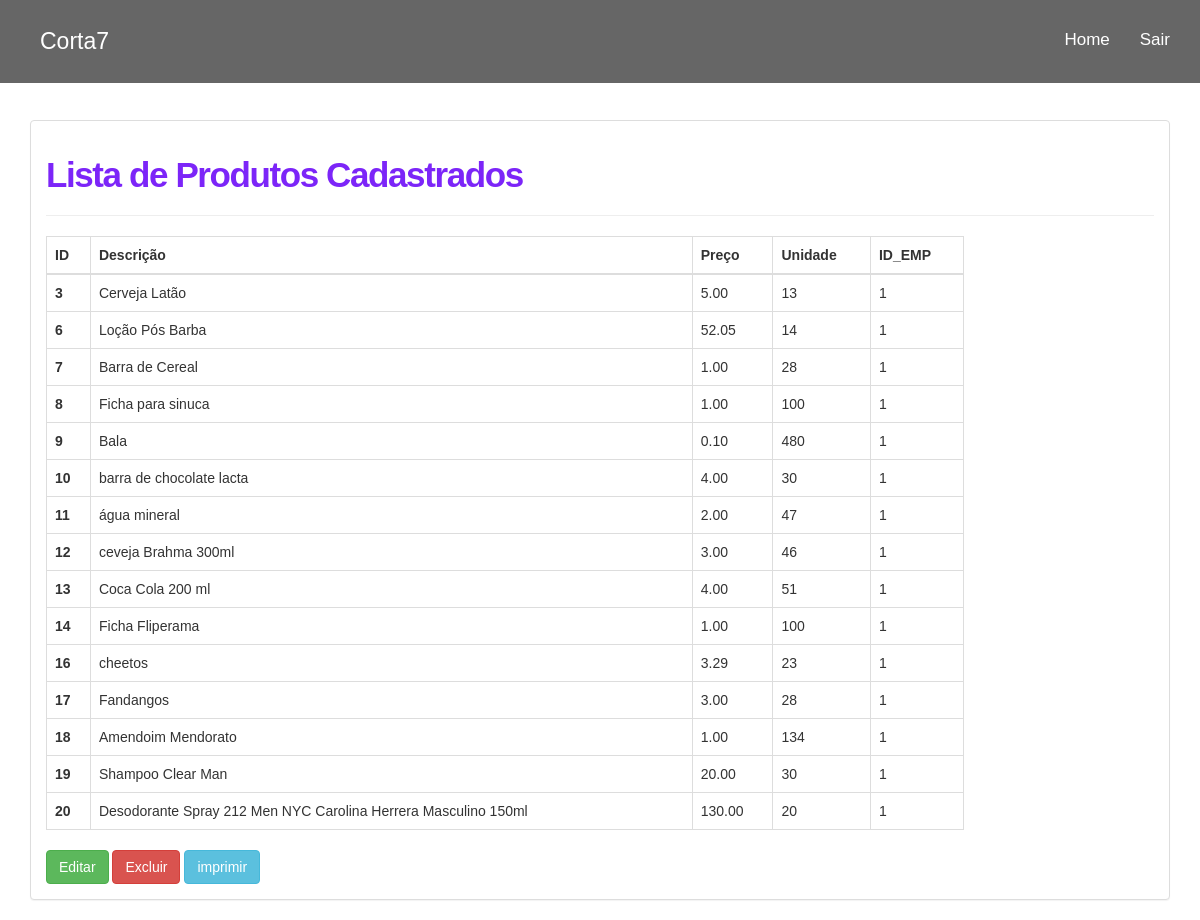
The app's page /produtoscadastrados.php (signed in) with its own data.
### tables this page shows
CREATE TABLE `tbprodutos` (
  `produtoid` int(11) NOT NULL,
  `descricao_pro` varchar(100) NOT NULL,
  `preco_venda` decimal(10,2) NOT NULL,
  `uni_estoque` int(11) NOT NULL,
  `fk_empresa` int(11) NOT NULL
);

### produtoscadastrados.php (the view, shortened to what this page needs)
<!DOCTYPE html>
<html lang="pt-br">
<head>
  <link href="bootstrap/css/bootstrap.min.css" rel="stylesheet">
  <link href="estilo.css" rel="stylesheet">
  </head>
  <body>
    <nav class="navbar navbar-fixed-top navbar-inverse navbar-transparente">
      <div class="container">
        <div class="navbar-header">
        <div class="site-logo">
          <a href="index.php">Corta7</a>
        </div>
      </div>
      <div class="collapse navbar-collapse" id="barra-navegacao">
        <ul class="nav navbar-nav navbar-right">
          <li><a href="home.php">Home</a></li>
          <li><a href="sair.php">Sair</a></li>
        </ul>
      </div>
    </div>
  </nav>
  <div class="container">
    <br /><br />
    <br /><br />
    <br /><br />
    <div id="d">
    <div class="panel panel-default">
     <div class="panel-body">
      <h3 style="font-size: 35px;
      font-weight: 700;
      letter-spacing: -0.04em; color: #7c25f8;">Lista de Produtos Cadastrados </h3>
      <hr />
      <div class="row justify-content-center mb-6">
        <div class="col-sm-12 col-md-10 col-gl-8">
          <?php
          $objDb = new db();
          $link = $objDb->conecta_mysql();
          $iduser =  $_SESSION['id_usuario'];
          $sqlprim = "SELECT * FROM tbempresa WHERE idempresa = '$iduser'";
          $resultado_idprim = mysqli_query($link, $sqlprim);
          $dados_func = mysqli_fetch_array($resultado_idprim);
          $funcempresa = $dados_func['idempresa'];
          $sql = "SELECT * FROM tbprodutos WHERE fk_empresa = '$funcempresa' ORDER BY produtoid ASC";
          $resultado_func = mysqli_query($link, $sql);
          if(($resultado_func) AND ($resultado_func->num_rows != 0)){
            ?>
            <table class="table table-bordered table-hover">
             <thead>
               <tr>
                <th >ID</th>
                <th >Descrição</th>
                <th >Preço</th>
                <th >Unidade</th>
                <th >ID_EMP</th>
              </tr>
            </thead>
            <tbody>
              <?php
              while($row_func = mysqli_fetch_array($resultado_func)){
                ?>
                <tr>
                  <th><?php echo $row_func['produtoid']; ?></th>
                  <td><?php echo $row_func['descricao_pro']; ?></td>
                  <td><?php echo $row_func['preco_venda']; ?></td>
                  <td><?php echo $row_func['uni_estoque']; ?></td>
                  <td><?php echo $row_func['fk_empresa']; ?></td>
                </tr>
              <?php   }  ?>
            </tbody>
          </table>
          <a tabindex="0" class="btn btn-success" role="button" data-toggle="popover" data-placement="right" data-trigger="focus" href="editarprodutos.php"
          title="Editar Produtos">Editar</a>
          <a tabindex="0" class="btn btn-danger" role="button" data-toggle="popover" data-placement="right" data-trigger="focus" href="excluirprodutos.php"
          title="Excluir Produtos">Excluir</a>
          <input type="button" class="btn btn-info" value="imprimir" name="imprimir" onclick="imprime()">
          <?php
        }else{
          echo "<div class='alert alert-danger' role='alert'>Nenhum Produto encontrado!</div>";
        }
        ?>
      </div>
    </div>
  </div>
</div>
</div>
</div>
</body>
</html>

### estilo.css (style rules this page uses)
html, body, .capa { height: 100%; }
body { background: url('imagens/capa4.jpg'); background-attachment: fixed; font-family: Helvetica,Arial,sans-serif; overflow-x: hidden; }
nav.navbar-transparente { padding: 15px 0px; background: rgba(0, 0, 0, 0.6); border: none; }
.site-logo { margin: 5px 5px; padding: 5px 5px; font-size: 23px; }
.site-logo a { color: #fff; text-decoration:none; }
#barra-navegacao { font-size: 17px; }
.navbar-inverse .navbar-nav>li>a { color: white; }
.navbar-inverse .navbar-nav>li>a, footer .nav a { color: white; }
h3 { font-size: 35px; font-weight: 700; letter-spacing: -0.04em; }

### records on screen
tbprodutos: produtoid "3", descricao_pro "Cerveja Latão", preco_venda "5.00", uni_estoque "13", fk_empresa "1"
tbprodutos: produtoid "6", descricao_pro "Loção Pós Barba", preco_venda "52.05", uni_estoque "14", fk_empresa "1"
tbprodutos: produtoid "7", descricao_pro "Barra de Cereal", preco_venda "1.00", uni_estoque "28", fk_empresa "1"
tbprodutos: produtoid "8", descricao_pro "Ficha para sinuca", preco_venda "1.00", uni_estoque "100", fk_empresa "1"
tbprodutos: produtoid "9", descricao_pro "Bala", preco_venda "0.10", uni_estoque "480", fk_empresa "1"
tbprodutos: produtoid "10", descricao_pro "barra de chocolate lacta", preco_venda "4.00", uni_estoque "30", fk_empresa "1"
tbprodutos: produtoid "11", descricao_pro "água mineral", preco_venda "2.00", uni_estoque "47", fk_empresa "1"
tbprodutos: produtoid "12", descricao_pro "ceveja Brahma 300ml", preco_venda "3.00", uni_estoque "46", fk_empresa "1"
tbprodutos: produtoid "13", descricao_pro "Coca Cola 200 ml", preco_venda "4.00", uni_estoque "51", fk_empresa "1"
tbprodutos: produtoid "14", descricao_pro "Ficha Fliperama", preco_venda "1.00", uni_estoque "100", fk_empresa "1"
tbprodutos: produtoid "16", descricao_pro "cheetos", preco_venda "3.29", uni_estoque "23", fk_empresa "1"
tbprodutos: produtoid "17", descricao_pro "Fandangos", preco_venda "3.00", uni_estoque "28", fk_empresa "1"
tbprodutos: produtoid "18", descricao_pro "Amendoim Mendorato", preco_venda "1.00", uni_estoque "134", fk_empresa "1"
tbprodutos: produtoid "19", descricao_pro "Shampoo Clear Man", preco_venda "20.00", uni_estoque "30", fk_empresa "1"
tbprodutos: produtoid "20", descricao_pro "Desodorante Spray 212 Men NYC Carolina Herrera Masculino 150ml", preco_venda "130.00", uni_estoque "20", fk_empresa "1"
